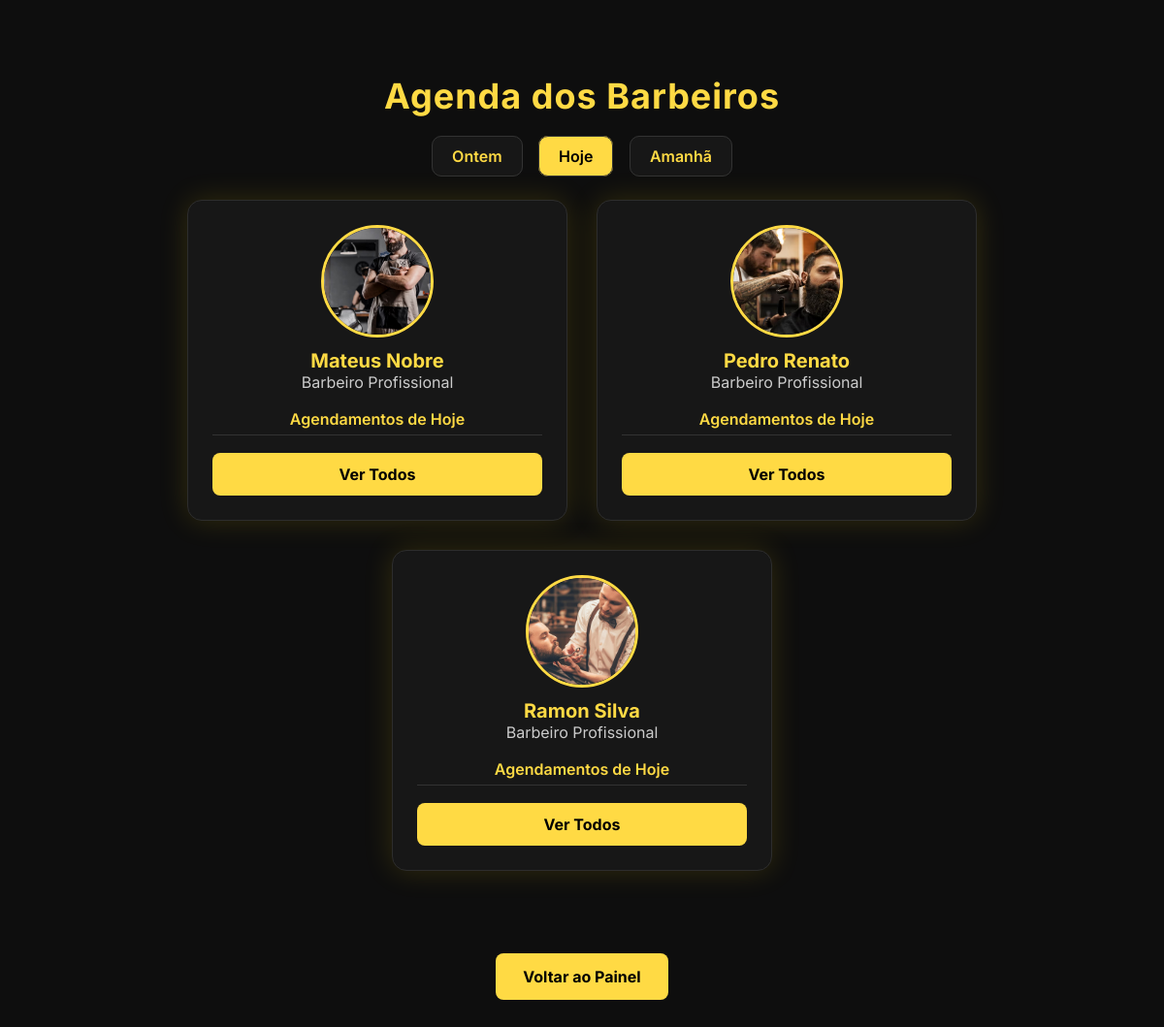
Page /admin/agenda.php (signed in) on the earlier database version.
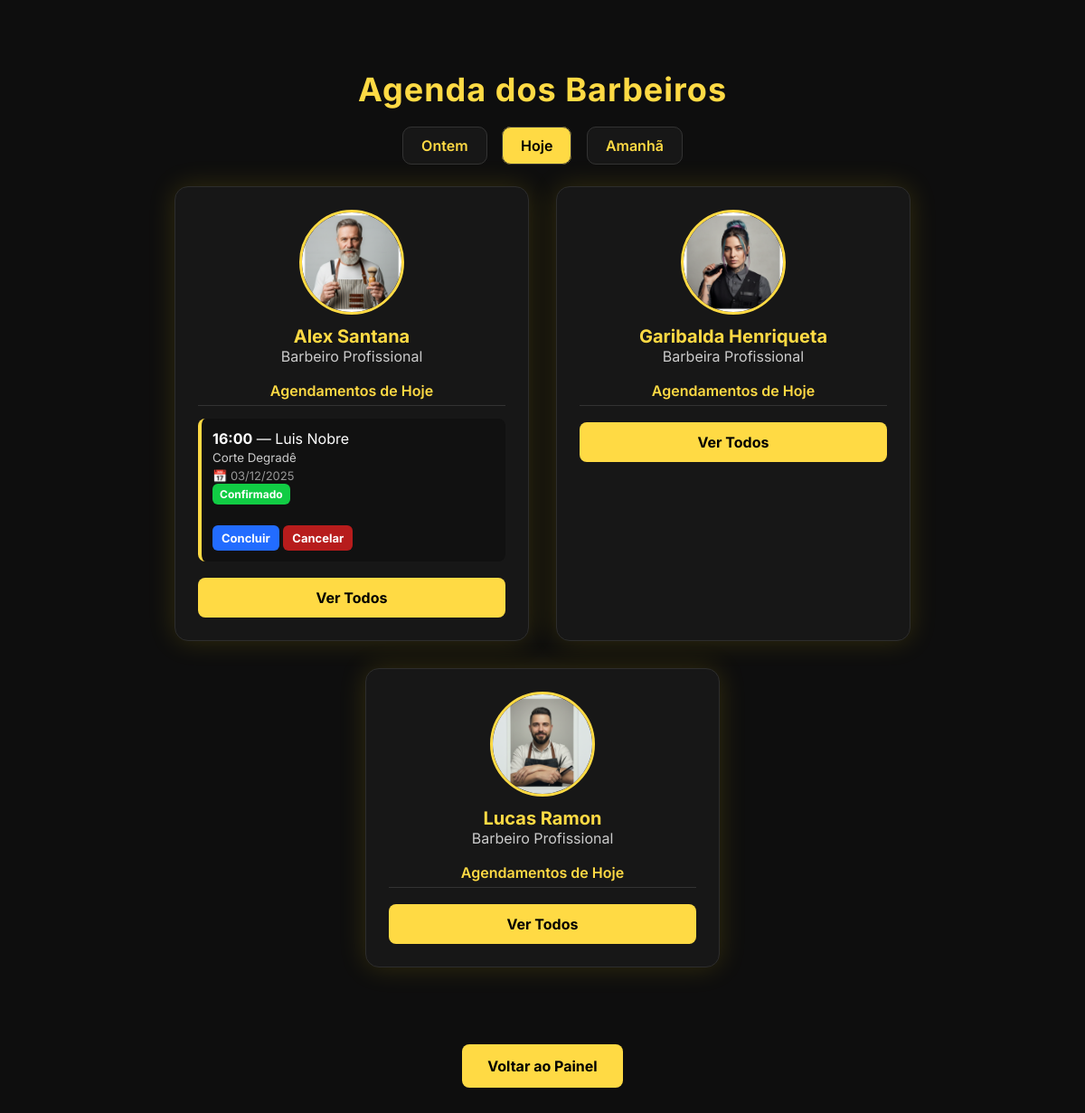
Same page on the later database version.
### tables this page shows
CREATE TABLE `barbeiros` (
  `id` int(11) NOT NULL,
  `nome` varchar(100) NOT NULL,
  `foto` varchar(255) DEFAULT NULL,
  `cargo` varchar(100) DEFAULT NULL,
  `especialidades` text DEFAULT NULL,
  `sobre` text DEFAULT NULL,
  `horario_atendimento` varchar(100) DEFAULT NULL,
  `status` enum('disponivel','ocupado','ausente') DEFAULT 'disponivel',
  `avaliacao` decimal(3,2) DEFAULT 5.00,
  `total_avaliacoes` int(11) DEFAULT 0,
  `data_cadastro` timestamp NOT NULL DEFAULT current_timestamp(),
  `ativo` tinyint(1) DEFAULT 1
);

CREATE TABLE `agendamentos` (
  `id` int(11) NOT NULL,
  `usuario_id` int(11) NOT NULL,
  `barbeiro_id` int(11) DEFAULT NULL,
  `administrador_id` int(11) DEFAULT NULL,
  `servico_id` int(11) DEFAULT NULL,
  `data_agendamento` date NOT NULL,
  `hora_agendamento` time NOT NULL,
  `status` enum('pendente','confirmado','cancelado','concluido') DEFAULT 'pendente',
  `criado_em` timestamp NOT NULL DEFAULT current_timestamp()
);

CREATE TABLE `usuarios` (
  `id` int(11) NOT NULL,
  `nome` varchar(120) NOT NULL,
  `email` varchar(120) NOT NULL,
  `senha` varchar(255) NOT NULL,
  `tipo` enum('cliente','admin') DEFAULT 'cliente',
  `criado_em` timestamp NOT NULL DEFAULT current_timestamp()
);

CREATE TABLE `servicos` (
  `id` int(11) NOT NULL,
  `nome` varchar(120) NOT NULL,
  `preco` decimal(10,2) NOT NULL,
  `duracao` int(11) NOT NULL,
  `ativo` tinyint(1) NOT NULL DEFAULT 1,
  `duracao_min` int(11) NOT NULL DEFAULT 30,
  `img` varchar(255) DEFAULT NULL
);

### admin/agenda.php (the view, shortened to what this page needs)
<?php
$conn = Database::connect();
$filtro = $_GET["dia"] ?? "hoje";
$hoje   = date("Y-m-d");
$amanha = date("Y-m-d", strtotime("+1 day"));
$ontem  = date("Y-m-d", strtotime("-1 day"));
if ($filtro === "hoje") {
    $dataFiltro = $hoje;
    $nomeDia = "Hoje";
}
elseif ($filtro === "amanha") {
    $dataFiltro = $amanha;
    $nomeDia = "Amanhã";
}
elseif ($filtro === "ontem") {
    $dataFiltro = $ontem;
    $nomeDia = "Ontem";
}
else {
    $dataFiltro = $hoje;
    $nomeDia = "Hoje";
}
$barbeiroExpandido = isset($_GET["expandir"]) ? intval($_GET["expandir"]) : null;
$barbeiros = $conn->query("SELECT * FROM barbeiros ORDER BY nome ASC")->fetchAll(PDO::FETCH_ASSOC);
function buscarAgendamentos($conn, $barbeiro_id, $mostrarTodos, $dataFiltro) {
    $sql = "SELECT a.*, u.nome AS cliente, s.nome AS servico
            FROM agendamentos a
            JOIN usuarios u ON u.id = a.usuario_id
            JOIN servicos s ON s.id = a.servico_id
            WHERE a.barbeiro_id = ? AND a.data_agendamento = ?
            ORDER BY a.hora_agendamento ASC";
    $stmt = $conn->prepare($sql);
    $stmt->execute([$barbeiro_id, $dataFiltro]);
    return $stmt->fetchAll(PDO::FETCH_ASSOC);
}
?>
<!DOCTYPE html>
<html lang="pt-BR">
<head>
</head>
<body>
<h1>Agenda dos Barbeiros</h1>
<div class="filtros">
    <a href="?dia=ontem"  class="<?= $filtro=='ontem'?'active':'' ?>">Ontem</a>
    <a href="?dia=hoje"   class="<?= $filtro=='hoje'?'active':'' ?>">Hoje</a>
    <a href="?dia=amanha" class="<?= $filtro=='amanha'?'active':'' ?>">Amanhã</a>
</div>
<div class="grid">
<?php foreach ($barbeiros as $b): ?>
<?php
    $expandirCard = ($barbeiroExpandido !== null && $barbeiroExpandido === intval($b["id"]));
    $agendamentos = buscarAgendamentos(
        $conn,
        $b["id"],
        $expandirCard,
        $dataFiltro
    );
    $titulo = $expandirCard
        ? "Todos os Agendamentos de $nomeDia"
        : "Agendamentos de $nomeDia";
?>
    <div class="card-barbeiro">
        <img src="<?= $b["foto"] ? "../assets/barbeiros/{$b["foto"]}" : "../assets/img/user-default.png" ?>">
        <div class="nome"><?= htmlspecialchars($b["nome"]) ?></div>
        <div class="cargo"><?= htmlspecialchars($b["cargo"]) ?></div>
        <div class="titulo-agenda"><?= $titulo ?></div>
        <?php foreach ($agendamentos as $a): ?>
        <div class="agendamento">
            <strong><?= substr($a["hora_agendamento"], 0, 5) ?></strong> —
            <?= htmlspecialchars($a["cliente"]) ?><br>
            <small style="color:#ccc">
                <?= htmlspecialchars($a["servico"]) ?>
            </small><br>
            <small style="color:#999; font-size: 13px;">
                📅 <?= date("d/m/Y", strtotime($a["data_agendamento"])) ?>
            </small><br>
            <span class="status <?= $a["status"] ?>">
                <?= ucfirst($a["status"]) ?>
            </span><br><br>
            <?php if ($a["status"] != "cancelado" && $a["status"] != "atendido"): ?>
                <a class="btn-card btn-concluir" href="marcar_atendido.php?id=<?= $a['id'] ?>">Concluir</a>
                <a class="btn-card btn-cancelar" href="cancelar.php?id=<?= $a['id'] ?>">Cancelar</a>
            <?php endif; ?>
        </div>
        <?php endforeach; ?>
        <?php if (!$expandirCard): ?>
            <a class="btn-ver"
                href="agenda.php?dia=<?= $filtro ?>&expandir=<?= $b['id'] ?>">
                Ver Todos
            </a>
        <?php endif; ?>
    </div>
<?php endforeach; ?>
</div>
<div style="width:100%; text-align:center; margin-top:45px;">
    <a href="painel.php" class="btn-voltar">Voltar ao Painel</a>
</div>
</body>
</html>

### admin/agenda.php (style rules this page uses)
body { background:#0e0e0e; color:white; font-family:"Inter", sans-serif; padding:45px; }
h1 { text-align:center; color:#ffda44; margin-bottom:30px; font-size:36px; font-weight:700; letter-spacing:1px; }
.filtros { text-align:center; margin-bottom:35px; }
.filtros a { padding:10px 20px; background:#171717; border:1px solid #333; color:#ffda44; margin:0 6px; border-radius:10px; text-decoration:none; font-weight:600; transition:.25s ease; }
.filtros a.active { background:#ffda44; color:#000; }
.grid { display:flex; flex-wrap:wrap; justify-content:center; gap:30px; }
.card-barbeiro { width:340px; background:#171717; border-radius:15px; padding:25px; border:1px solid #2d2d2d; box-shadow:0 0 30px rgba(255,215,0,0.15); transition:.25s; }
.card-barbeiro img { width:110px; height:110px; border-radius:50%; object-fit:cover; border:3px solid #ffda44; display:block; margin:auto; }
.nome { text-align:center; color:#ffda44; font-weight:700; font-size:20px; margin-top:12px; }
.cargo { text-align:center; color:#ccc; margin-bottom:18px; }
.titulo-agenda { color:#ffda44; font-weight:600; text-align:center; margin-bottom:14px; border-bottom:1px solid #333; padding-bottom:6px; }
.agendamento { background:#111; padding:12px; margin-bottom:12px; border-left:4px solid #ffda44; border-radius:8px; }
.status { padding:4px 8px; border-radius:6px; font-size:12px; font-weight:700; }
.confirmado { background:#1c4; color:white; }
.btn-card { padding:6px 10px; border-radius:6px; text-decoration:none; font-size:13px; font-weight:700; display:inline-block; margin-top:6px; }
.btn-concluir { background:#226cff; color:white; }
.btn-cancelar { background:#b71c1c; color:white; }
.btn-ver { display:block; background:#ffda44; text-align:center; padding:12px; margin-top:18px; border-radius:8px; font-weight:700; color:black; text-decoration:none; transition:.25s ease; }
.btn-voltar { background:#ffda44; padding:14px 28px; border-radius:8px; font-weight:700; color:black; text-decoration:none; display:inline-block; margin-top:40px; transition:.25s ease; }

Differences in the rows shown:
removed barbeiros: foto (picture), nome "Mateus Nobre", cargo "Barbeiro Profissional", titulo "Agendamentos de Hoje"
removed barbeiros: foto (picture), nome "Pedro Renato", cargo "Barbeiro Profissional", titulo "Agendamentos de Hoje"
removed barbeiros: foto (picture), nome "Ramon Silva", cargo "Barbeiro Profissional", titulo "Agendamentos de Hoje"
added barbeiros: foto (picture), nome "Alex Santana", cargo "Barbeiro Profissional", titulo "Agendamentos de Hoje"
added agendamentos: hora_agendamento "16:00", usuario.nome "Luis Nobre", servico.nome "Corte Degradê", data_agendamento "03/12/2025", status "Confirmado"
added barbeiros: foto (picture), nome "Garibalda Henriqueta", cargo "Barbeira Profissional", titulo "Agendamentos de Hoje"
added barbeiros: foto (picture), nome "Lucas Ramon", cargo "Barbeiro Profissional", titulo "Agendamentos de Hoje"
